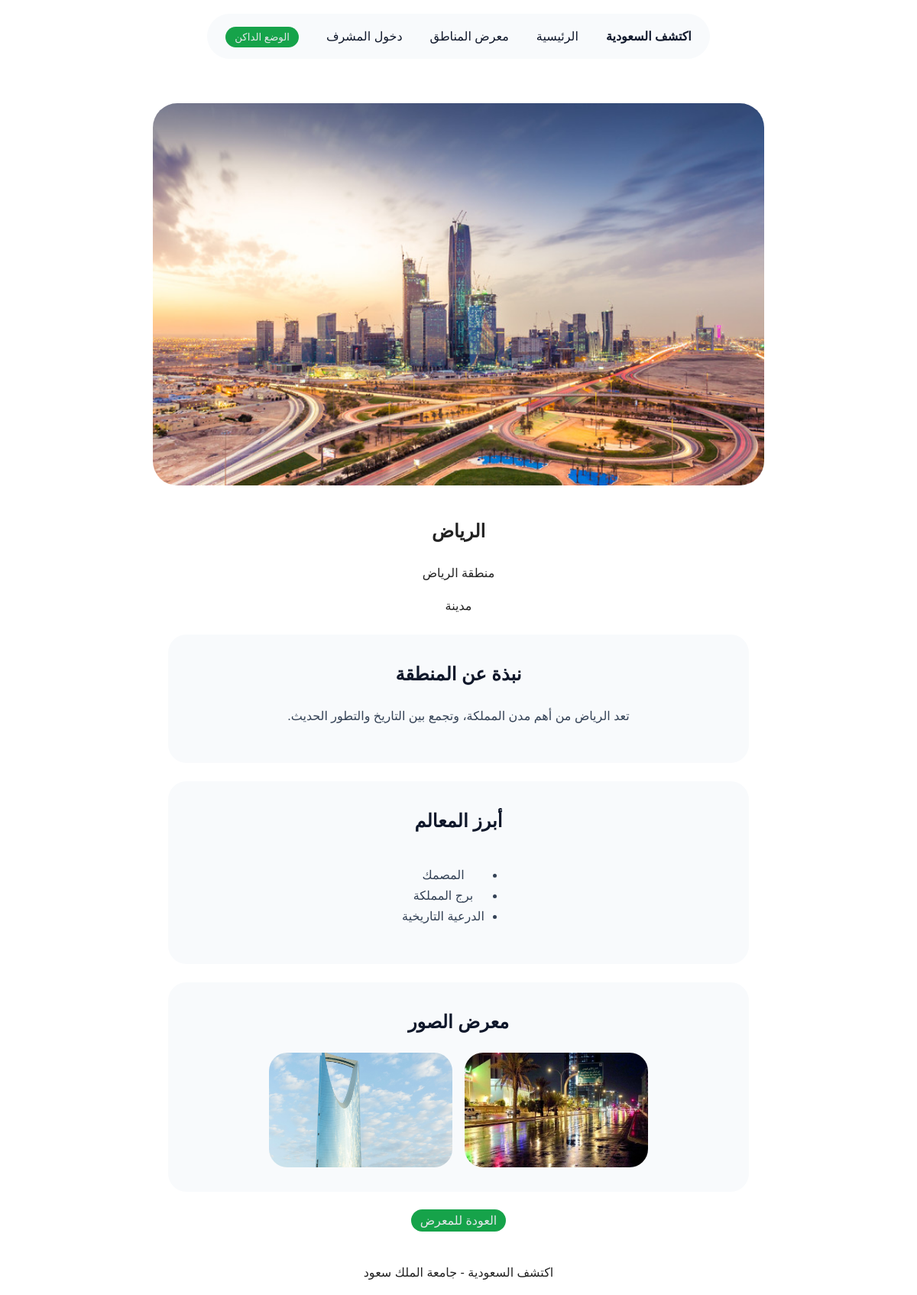
The page /details.php?id=1 on the database as committed earlier.
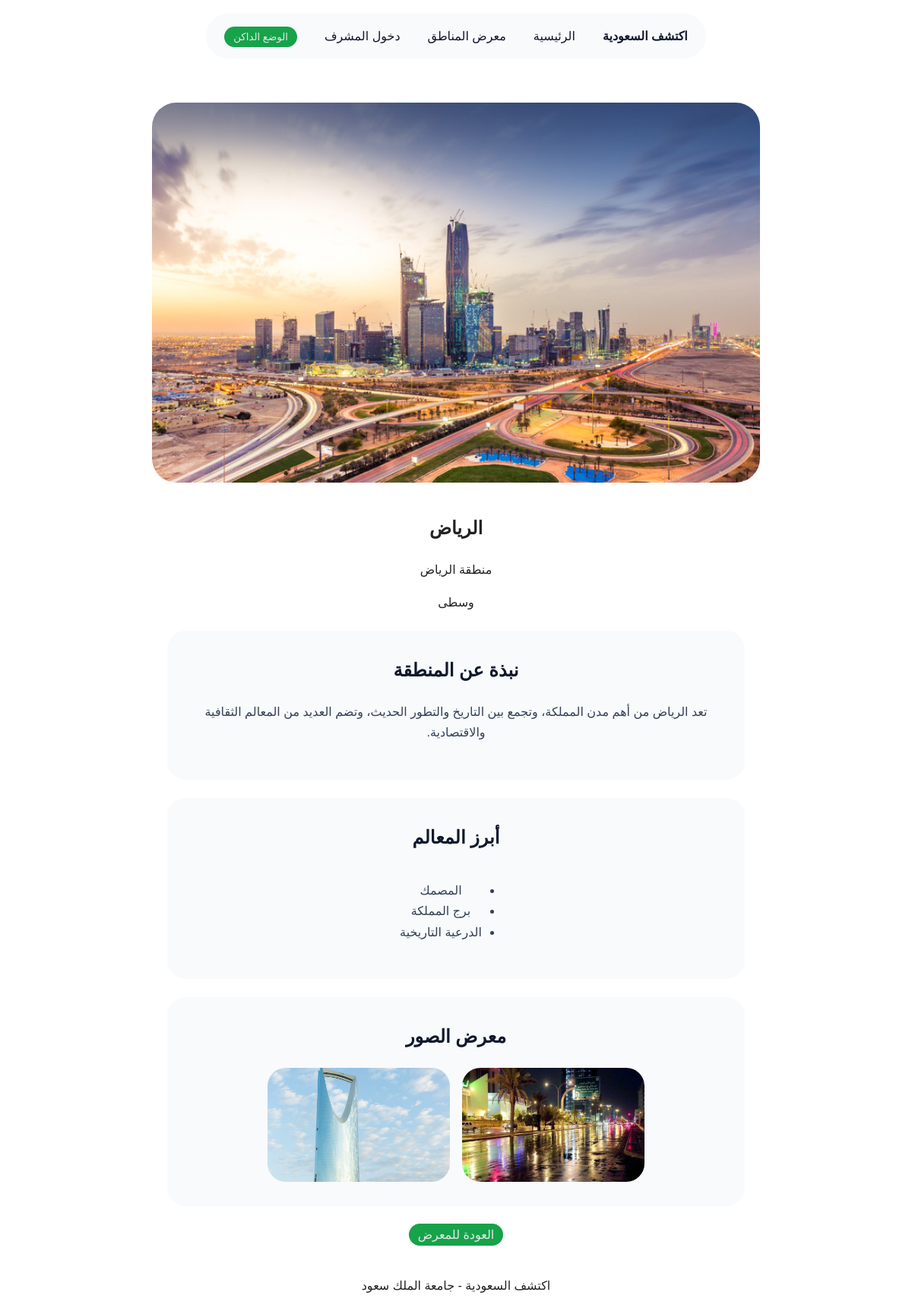
The same page on the database as committed later.
### tables this page shows
CREATE TABLE places (
  id INT AUTO_INCREMENT PRIMARY KEY,
  name VARCHAR(100) NOT NULL,
  region VARCHAR(100) NOT NULL,
  category VARCHAR(100) NOT NULL,
  short_description TEXT NOT NULL,
  full_description TEXT NOT NULL,
  landmarks TEXT NOT NULL,
  image VARCHAR(255) NOT NULL,
  image_2 VARCHAR(255),
  image_3 VARCHAR(255),
  created_at TIMESTAMP DEFAULT CURRENT_TIMESTAMP
);

### details.php (the view, shortened to what this page needs)
<?php
require 'db.php';
$id = $_GET['id'];
$stmt = $pdo->prepare("SELECT * FROM places WHERE id = ?");
$stmt->execute([$id]);
$place = $stmt->fetch();
$landmarks = explode('،', $place['landmarks']);
?>
<!DOCTYPE html>
<html lang="ar" dir="rtl">
<head>
    <link rel="stylesheet" href="public/css/styles.css">
</head>
<body>
    <nav class="navbar">
        <ul>
            <li><a href="index.php" class="navLogo">
                    <p>اكتشف السعودية</p>
                </a></li>
            <li><a href="index.php">الرئيسية</a></li>
            <li><a href="gallery.php">معرض المناطق</a></li>
            <li><a href="login.php">دخول المشرف</a></li>
            <li>
                <button type="button" class="theme-toggle" onclick="changeTheme()">الوضع الداكن</button>
            </li>
        </ul>
    </nav>
    <section class="details-section-card">
        <img src="public/images/<?php echo htmlspecialchars($place['image']); ?>"
            alt="<?php echo htmlspecialchars($place['name']); ?>" class="details-main-image">
        <div class="details-section-card-content">
            <h1><?php echo htmlspecialchars($place['name']); ?></h1>
            <p><?php echo htmlspecialchars($place['region']); ?></p>
            <p><?php echo htmlspecialchars($place['category']); ?></p>
            <div class="details-info">
                <h2>نبذة عن المنطقة</h2>
                <p><?php echo htmlspecialchars($place['full_description']); ?></p>
            </div>
            <div class="details-info">
                <h2>أبرز المعالم</h2>
                <ul>
                        <?php foreach ($landmarks as $landmark): ?>
                        <li><?php echo htmlspecialchars(trim($landmark)); ?></li>
                        <?php endforeach; ?>
                </ul>
            </div>
            <div class="details-info">
                <h2>معرض الصور</h2>
                <div class="details-images">
                        <?php if (!empty($place['image_2'])): ?>
                        <img src="public/images/<?php echo htmlspecialchars($place['image_2']); ?>" alt="">
                        <?php endif; ?>
                        <?php if (!empty($place['image_3'])): ?>
                        <img src="public/images/<?php echo htmlspecialchars($place['image_3']); ?>" alt="">
                        <?php endif; ?>
                </div>
            </div>
            <a href="gallery.php" class="btn">العودة للمعرض</a>
        </div>
    </section>
    <footer>
        <p>اكتشف السعودية - جامعة الملك سعود</p>
    </footer>
</body>
</html>

Rows that differ between the two databases and show on the page:
changed places "الرياض": category "مدينة" → "وسطى"; full_description "تعد الرياض من أهم مدن المملكة، وتجمع بين التاريخ والتطور الحديث." → "تعد الرياض من أهم مدن المملكة، وتجمع بين التاريخ والتطور الحديث، وتضم العديد من المعالم الثقافية والاقتصادية."
